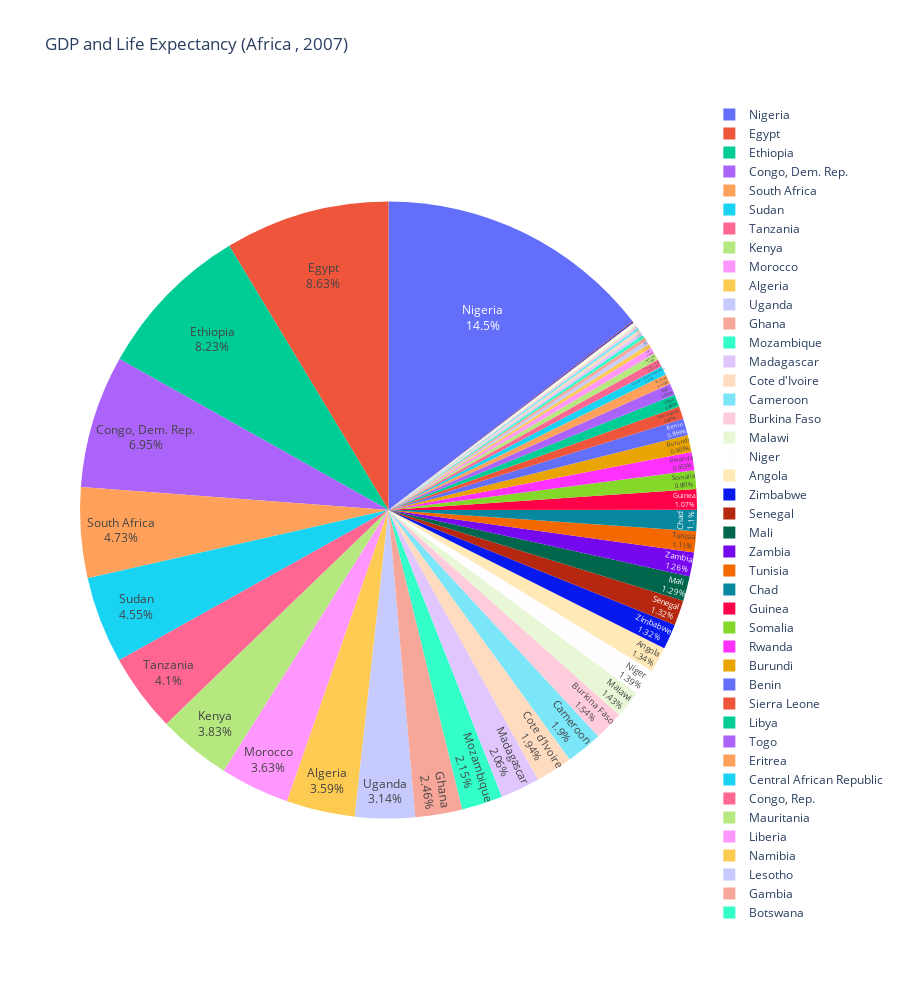

The notebook cell this image was saved under:
### Code cell
# data 

fig = px.pie(df, values='pop', names='country',
             title='Population of Africa  continent 2007',
             hover_data=['lifeExp'], labels={'lifeExp':'life expectancy'})

# update 
fig.update_traces(textposition='inside', textinfo='percent+label')


fig.update_layout(
    height=1000,
    title_text='GDP and Life Expectancy (Africa , 2007)'
)
fig.show()

### Figure 1 — Plotly figure (JSON) as saved in the notebook; plotly's stock layout.template omitted (floating-point values rounded to 4 significant figures)
{"data": [{"customdata": [[72.3], [42.73], [56.73], [50.73], [52.3], [49.58], [50.43], [44.74], [50.65], [65.15], [46.46], [55.32], [48.33], [54.79], [71.34], [51.58], [58.04], [52.95], [56.73], [59.45], [60.02], [56.01], [46.39], [54.11], [42.59], [45.68], [73.95], [59.44], [48.3], [54.47], [64.16], [72.8], [71.16], [42.08], [52.91], [56.87], [46.86], [76.44], [46.24], [65.53], [63.06], [42.57], [48.16], [49.34], [58.56], [39.61], [52.52], [58.42], [73.92], [51.54], [42.38], [43.49]], "domain": {"x": [0, 1], "y": [0, 1]}, "hovertemplate": "country=%{label}<br>pop=%{value}<br>life expectancy=%{customdata[0]}<extra></extra>", "labels": ["Algeria", "Angola", "Benin", "Botswana", "Burkina Faso", "Burundi", "Cameroon", "Central African Republic", "Chad", "Comoros", "Congo, Dem. Rep.", "Congo, Rep.", "Cote d'Ivoire", "Djibouti", "Egypt", "Equatorial Guinea", "Eritrea", "Ethiopia", "Gabon", "Gambia", "Ghana", "Guinea", "Guinea-Bissau", "Kenya", "Lesotho", "Liberia", "Libya", "Madagascar", "Malawi", "Mali", "Mauritania", "Mauritius", "Morocco", "Mozambique", "Namibia", "Niger", "Nigeria", "Reunion", "Rwanda", "Sao Tome and Principe", "Senegal", "Sierra Leone", "Somalia", "South Africa", "Sudan", "Swaziland", "Tanzania", "Togo", "Tunisia", "Uganda", "Zambia", "Zimbabwe"], "legendgroup": "", "name": "", "showlegend": true, "textinfo": "percent+label", "textposition": "inside", "type": "pie", "values": [33333216, 12420476, 8078314, 1639131, 14326203, 8390505, 17696293, 4369038, 10238807, 710960, 64606759, 3800610, 18013409, 496374, 80264543, 551201, 4906585, 76511887, 1454867, 1688359, 22873338, 9947814, 1472041, 35610177, 2012649, 3193942, 6036914, 19167654, 13327079, 12031795, 3270065, 1250882, 33757175, 19951656, 2055080, 12894865, 135031164, 798094, 8860588, 199579, 12267493, 6144562, 9118773, 43997828, 42292929, 1133066, 38139640, 5701579, 10276158, 29170398, 11746035, 12311143]}], "layout": {"height": 1000, "legend": {"tracegroupgap": 0}, "title": {"text": "GDP and Life Expectancy (Africa , 2007)"}}}
